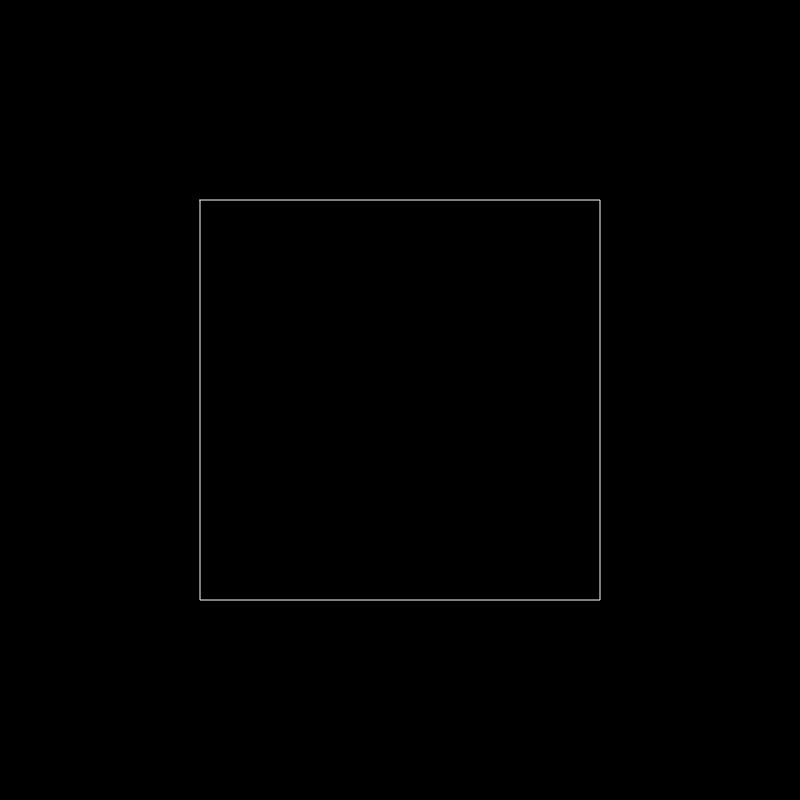
Frame 1 (no input)
Frame 60 (no input): identical to frame 1, image omitted
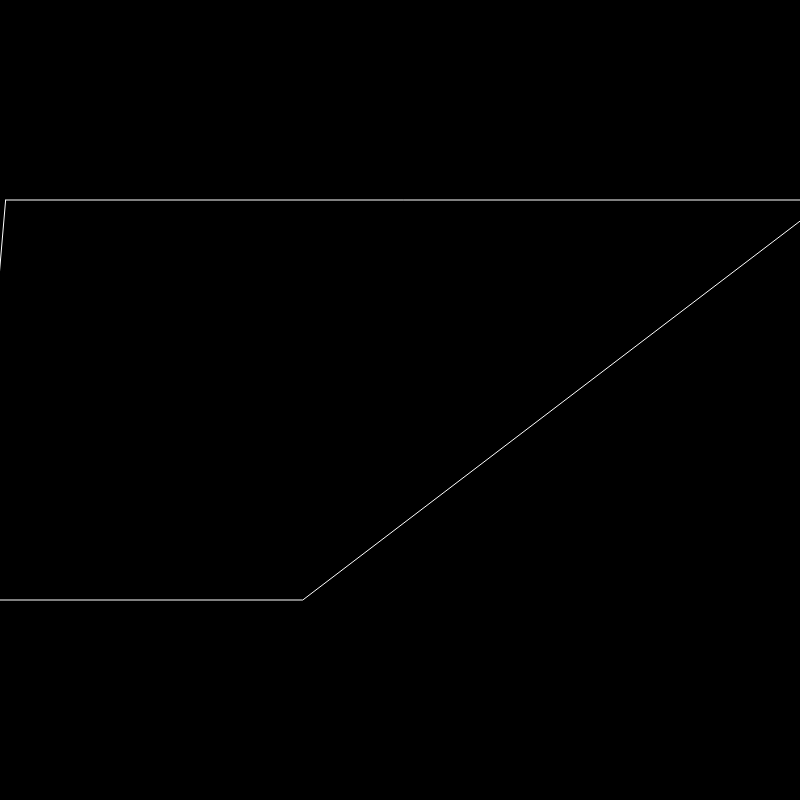
Frame 120 (the mouse pressed at the canvas centre since frame 60)

The p5.js sketch that drew these frames (run headless with seeded random() and noise() and a simulated clock; from frame 60 on, the mouse is pressed at the canvas centre):

// p5.js sketch
// ── sketch.js
function setup() {
  createCanvas(800, 800);
  stroke(255);
  noFill();
}

function draw() {
  background(0);
  randomSeed(mouseX * 1000);
  const offset = mouseY;
  beginShape();
  vertex(200 + random(-offset, offset), 200);
  vertex(600 + random(-offset, offset), 200);
  vertex(600 + random(-offset, offset), 600);
  vertex(200 + random(-offset, offset), 600);
  endShape(CLOSE);
}
